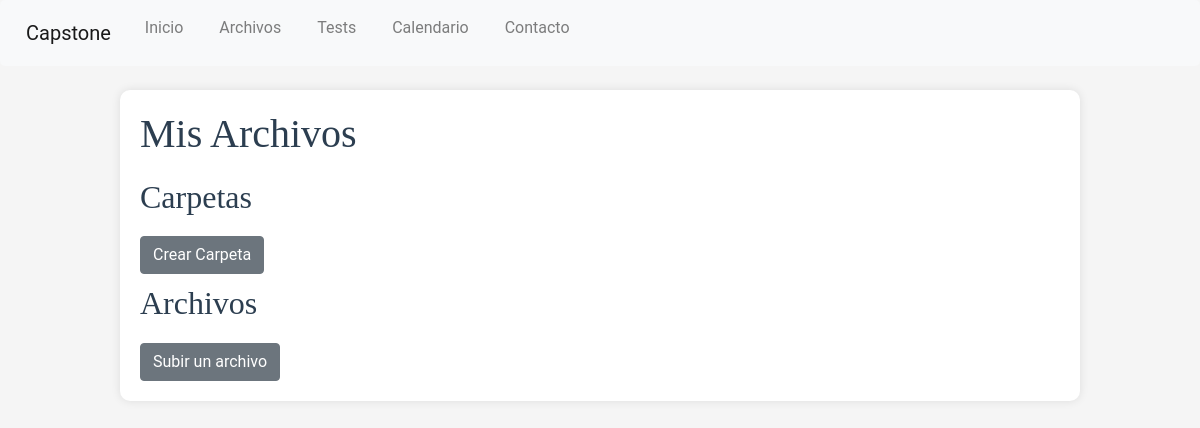
The app's page /files/ (signed in), older data.
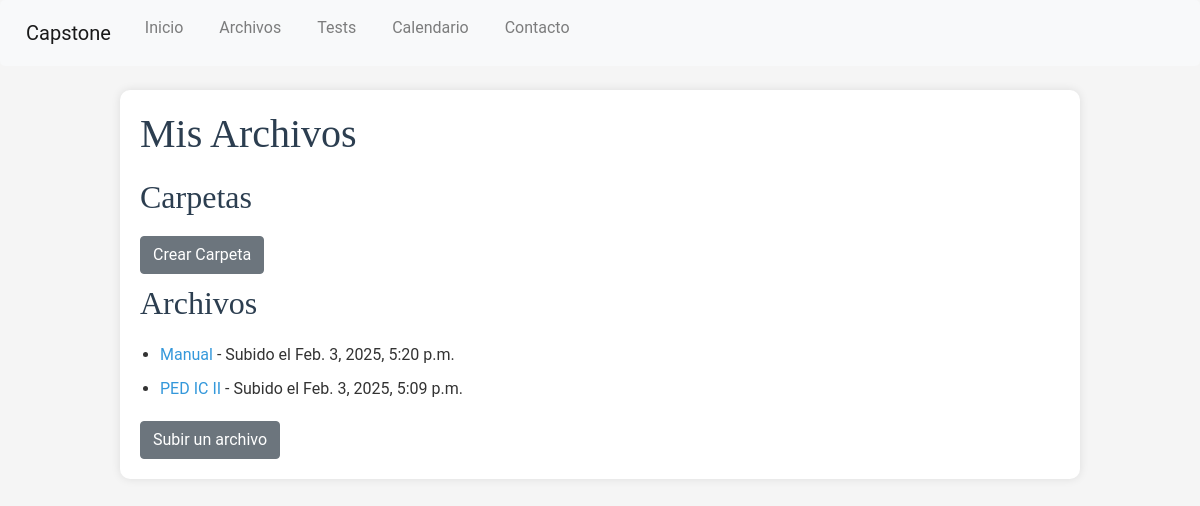
The same page, newer data.
### Capstone/models.py (models this page shows, shortened)
class File(models.Model):
    name = models.CharField(max_length=75)
    file = models.FileField(upload_to=directorio_usuario)
    user = models.ForeignKey(User, on_delete=models.CASCADE, null=True, blank=True)
    folder = models.ForeignKey(Folder, on_delete=models.CASCADE, null=True, blank=True)
    tags = models.CharField(max_length=255, blank=True)
    date= models.DateTimeField(auto_now_add=True)

### Capstone/views.py (the view)
# urls.py: path('files/', views.files, name='files'),
@login_required
def files(request):
    folders = Folder.objects.filter(user=request.user)
    user_files = File.objects.filter(
        user=request.user, folder__isnull=True).order_by("-date")
    return render(request, "Capstone/files.html", {
        "folders": folders,
        "user_files": user_files,
    })

### Capstone/templates/Capstone/files.html (shortened to what this page needs)
{% extends "Capstone/layout.html" %}
{% block body %}
<div class="container mt-4"">
    <h1>Mis Archivos</h1>
    <h2>Carpetas</h2>
    <a class="btn btn-secondary" href="{% url 'create_folder' %}">Crear Carpeta</a>
    <h2>Archivos</h2>
    <ul>
        {% for file in user_files %}
            <li>
                <a href="{{ file.file.url }}">{{ file.name }}</a> - Subido el {{ file.date }}
            </li>
        {% endfor %}
    </ul>
    <a class="btn btn-secondary" href="{% url 'file-upload' %}">Subir un archivo</a>
</div>
{% endblock %}

Row changes from the older to the newer data that the page shows:
added File: name "Manual", date "Feb. 3, 2025, 5:20 p.m."
added File: name "PED IC II", date "Feb. 3, 2025, 5:09 p.m."
